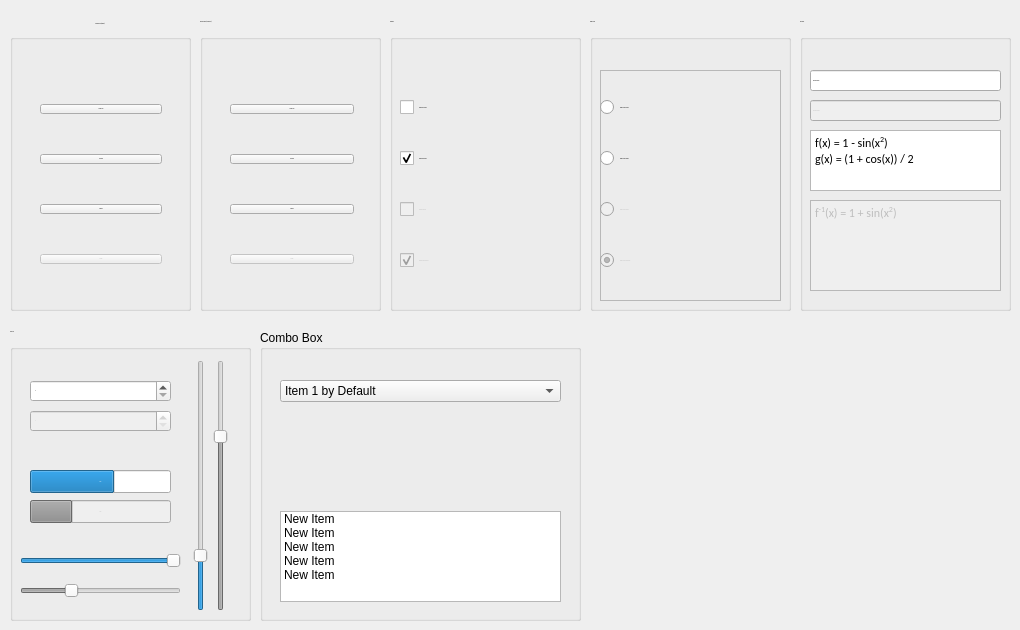
      <widget class="QWidget" name="tab_2">
       <attribute name="title">
        <string>Components_Green</string>
       </attribute>
       <widget class="QGroupBox" name="groupBox">
        <property name="geometry">
         <rect>
          <x>10</x>
          <y>20</y>
          <width>181</width>
          <height>291</height>
         </rect>
        </property>
        <property name="font">
         <font>
          <family>Calibri</family>
          <pointsize>-1</pointsize>
          <weight>50</weight>
          <italic>false</italic>
          <bold>false</bold>
         </font>
        </property>
        <property name="title">
         <string>Colored Button(Default)</string>
        </property>
        <property name="alignment">
         <set>Qt::AlignCenter</set>
        </property>
        <widget class="QWidget" name="verticalLayoutWidget">
         <property name="geometry">
          <rect>
           <x>30</x>
           <y>50</y>
           <width>122</width>
           <height>231</height>
          </rect>
         </property>
         <layout class="QVBoxLayout" name="verticalLayout">
          <item>
           <widget class="QPushButton" name="pushButton">
            <property name="font">
             <font>
              <family>Calibri</family>
              <pointsize>-1</pointsize>
              <weight>50</weight>
              <italic>false</italic>
              <bold>false</bold>
             </font>
            </property>
            <property name="text">
             <string>Push Button</string>
            </property>
           </widget>
          </item>
          <item>
           <widget class="QPushButton" name="pushButton_2">
            <property name="font">
             <font>
              <family>Calibri</family>
              <pointsize>-1</pointsize>
              <weight>50</weight>
              <italic>false</italic>
              <bold>false</bold>
             </font>
            </property>
            <property name="text">
             <string>Hovering</string>
            </property>
           </widget>
          </item>
          <item>
           <widget class="QPushButton" name="pushButton_3">
            <property name="font">
             <font>
              <family>Calibri</family>
              <pointsize>-1</pointsize>
              <weight>50</weight>
              <italic>false</italic>
              <bold>false</bold>
             </font>
            </property>
            <property name="text">
             <string>Selected</string>
            </property>
           </widget>
          </item>
          <item>
           <widget class="QPushButton" name="pushButton_4">
            <property name="enabled">
             <bool>false</bool>
            </property>
            <property name="font">
             <font>
              <family>Calibri</family>
              <pointsize>-1</pointsize>
              <weight>50</weight>
              <italic>false</italic>
              <bold>false</bold>
             </font>
            </property>
            <property name="text">
             <string>Disable</string>
            </property>
           </widget>
          </item>
         </layout>
        </widget>
       </widget>
       <widget class="QGroupBox" name="groupBox_2">
        <property name="geometry">
         <rect>
          <x>200</x>
          <y>20</y>
          <width>181</width>
          <height>291</height>
         </rect>
        </property>
        <property name="font">
         <font>
          <family>Calibri</family>
          <pointsize>-1</pointsize>
          <weight>50</weight>
          <italic>false</italic>
          <bold>false</bold>
         </font>
        </property>
        <property name="title">
         <string>Grayscale Button(Alternative)</string>
        </property>
        <widget class="QWidget" name="verticalLayoutWidget_2">
         <property name="geometry">
          <rect>
           <x>30</x>
           <y>50</y>
           <width>124</width>
           <height>231</height>
          </rect>
         </property>
         <layout class="QVBoxLayout" name="verticalLayout_2">
          <item>
           <widget class="QPushButton" name="pushButton_5">
            <property name="font">
             <font>
              <family>Calibri</family>
              <pointsize>-1</pointsize>
              <weight>50</weight>
              <italic>false</italic>
              <bold>false</bold>
             </font>
            </property>
            <property name="styleSheet">
             <string notr="true"/>
            </property>
            <property name="text">
             <string>Push Button</string>
            </property>
            <property name="Gray" stdset="0">
             <bool>true</bool>
            </property>
           </widget>
          </item>
          <item>
           <widget class="QPushButton" name="pushButton_6">
            <property name="font">
             <font>
              <family>Calibri</family>
              <pointsize>-1</pointsize>
              <weight>50</weight>
              <italic>false</italic>
              <bold>false</bold>
             </font>
            </property>
            <property name="text">
             <string>Hovering</string>
            </property>
            <property name="Gray" stdset="0">
             <bool>true</bool>
            </property>
           </widget>
          </item>
          <item>
           <widget class="QPushButton" name="pushButton_7">
            <property name="font">
             <font>
              <family>Calibri</family>
              <pointsize>-1</pointsize>
              <weight>50</weight>
              <italic>false</italic>
              <bold>false</bold>
             </font>
            </property>
            <property name="text">
             <string>Selected</string>
            </property>
            <property name="Gray" stdset="0">
             <bool>true</bool>
            </property>
           </widget>
          </item>
          <item>
           <widget class="QPushButton" name="pushButton_8">
            <property name="enabled">
             <bool>false</bool>
            </property>
            <property name="font">
             <font>
              <family>Calibri</family>
              <pointsize>-1</pointsize>
              <weight>50</weight>
              <italic>false</italic>
              <bold>false</bold>
             </font>
            </property>
            <property name="text">
             <string>Disable</string>
            </property>
            <property name="Gray" stdset="0">
             <bool>true</bool>
            </property>
           </widget>
          </item>
         </layout>
        </widget>
       </widget>
       <widget class="QGroupBox" name="groupBox_3">
        <property name="geometry">
         <rect>
          <x>390</x>
          <y>20</y>
          <width>191</width>
          <height>291</height>
         </rect>
        </property>
        <property name="font">
         <font>
          <family>Calibri</family>
          <pointsize>-1</pointsize>
          <weight>50</weight>
          <italic>false</italic>
          <bold>false</bold>
         </font>
        </property>
        <property name="title">
         <string>CheckBox</string>
        </property>
        <widget class="QWidget" name="verticalLayoutWidget_3">
         <property name="geometry">
          <rect>
           <x>10</x>
           <y>50</y>
           <width>177</width>
           <height>231</height>
          </rect>
         </property>
         <layout class="QVBoxLayout" name="verticalLayout_3">
          <item>
           <widget class="QCheckBox" name="checkBox">
            <property name="text">
             <string>Check Box uncheck</string>
            </property>
           </widget>
          </item>
          <item>
           <widget class="QCheckBox" name="checkBox_2">
            <property name="enabled">
             <bool>true</bool>
            </property>
            <property name="text">
             <string>Check Box checked</string>
            </property>
            <property name="checked">
             <bool>true</bool>
            </property>
           </widget>
          </item>
          <item>
           <widget class="QCheckBox" name="checkBox_3">
            <property name="enabled">
             <bool>false</bool>
            </property>
            <property name="text">
             <string>CheckBox Disable</string>
            </property>
            <property name="checked">
             <bool>false</bool>
            </property>
           </widget>
          </item>
          <item>
           <widget class="QCheckBox" name="checkBox_4">
            <property name="enabled">
             <bool>false</bool>
            </property>
            <property name="text">
             <string>CheckBox Disable Check</string>
            </property>
            <property name="checked">
             <bool>true</bool>
            </property>
           </widget>
          </item>
         </layout>
        </widget>
       </widget>
       <widget class="QGroupBox" name="groupBox_4">
        <property name="geometry">
         <rect>
          <x>590</x>
          <y>20</y>
          <width>201</width>
          <height>291</height>
         </rect>
        </property>
        <property name="font">
         <font>
          <family>Calibri</family>
          <pointsize>-1</pointsize>
          <weight>50</weight>
          <italic>false</italic>
          <bold>false</bold>
         </font>
        </property>
        <property name="title">
         <string>Radio Botton</string>
        </property>
        <widget class="QFrame" name="frame">
         <property name="geometry">
          <rect>
           <x>10</x>
           <y>50</y>
           <width>181</width>
           <height>231</height>
          </rect>
         </property>
         <property name="frameShape">
          <enum>QFrame::StyledPanel</enum>
         </property>
         <property name="frameShadow">
          <enum>QFrame::Raised</enum>
         </property>
         <widget class="QWidget" name="verticalLayoutWidget_4">
          <property name="geometry">
           <rect>
            <x>0</x>
            <y>0</y>
            <width>181</width>
            <height>231</height>
           </rect>
          </property>
          <layout class="QVBoxLayout" name="verticalLayout_4">
           <item>
            <widget class="QRadioButton" name="radioButton_3">
             <property name="text">
              <string>Radio Button uncheck</string>
             </property>
            </widget>
           </item>
           <item>
            <widget class="QRadioButton" name="radioButton_2">
             <property name="text">
              <string>Radio Button checked</string>
             </property>
             <property name="checked">
              <bool>false</bool>
             </property>
            </widget>
           </item>
           <item>
            <widget class="QRadioButton" name="radioButton">
             <property name="enabled">
              <bool>false</bool>
             </property>
             <property name="text">
              <string>Radio Button unabled</string>
             </property>
            </widget>
           </item>
           <item>
            <widget class="QRadioButton" name="radioButton_4">
             <property name="enabled">
              <bool>false</bool>
             </property>
             <property name="text">
              <string>Radio Button unablecheck</string>
             </property>
             <property name="checked">
              <bool>true</bool>
             </property>
            </widget>
           </item>
          </layout>
         </widget>
        </widget>
       </widget>
       <widget class="QGroupBox" name="groupBox_5">
        <property name="geometry">
         <rect>
          <x>800</x>
          <y>20</y>
          <width>211</width>
          <height>291</height>
         </rect>
        </property>
        <property name="font">
         <font>
          <family>Calibri</family>
          <pointsize>-1</pointsize>
          <weight>50</weight>
          <italic>false</italic>
          <bold>false</bold>
         </font>
        </property>
        <property name="title">
         <string>Text Editor</string>
        </property>
        <widget class="QLineEdit" name="lineEdit">
         <property name="geometry">
          <rect>
           <x>10</x>
           <y>50</y>
           <width>191</width>
           <height>21</height>
          </rect>
         </property>
         <property name="text">
          <string>Line Edit Enable</string>
         </property>
        </widget>
        <widget class="QTextEdit" name="textEdit">
         <property name="geometry">
          <rect>
           <x>10</x>
           <y>110</y>
           <width>191</width>
           <height>61</height>
          </rect>
         </property>
         <property name="html">
          <string>&lt;!DOCTYPE HTML PUBLIC &quot;-//W3C//DTD HTML 4.0//EN&quot; &quot;http://www.w3.org/TR/REC-html40/strict.dtd&quot;&gt;
&lt;html&gt;&lt;head&gt;&lt;meta name=&quot;qrichtext&quot; content=&quot;1&quot; /&gt;&lt;style type=&quot;text/css&quot;&gt;
p, li { white-space: pre-wrap; }
&lt;/style&gt;&lt;/head&gt;&lt;body style=&quot; font-family:'Calibri'; font-size:12px; font-weight:400; font-style:normal;&quot;&gt;
&lt;p style=&quot; margin-top:0px; margin-bottom:0px; margin-left:0px; margin-right:0px; -qt-block-indent:0; text-indent:0px;&quot;&gt;&lt;span style=&quot; font-size:12px;&quot;&gt;f(x) = 1 - sin(x&lt;/span&gt;&lt;span style=&quot; font-size:12px; vertical-align:super;&quot;&gt;2&lt;/span&gt;&lt;span style=&quot; font-size:12px;&quot;&gt;)&lt;/span&gt;&lt;/p&gt;
&lt;p style=&quot; margin-top:0px; margin-bottom:0px; margin-left:0px; margin-right:0px; -qt-block-indent:0; text-indent:0px;&quot;&gt;&lt;span style=&quot; font-size:12px;&quot;&gt;g(x) = (1 + cos(x)) / 2&lt;/span&gt;&lt;/p&gt;&lt;/body&gt;&lt;/html&gt;</string>
         </property>
        </widget>
        <widget class="QLineEdit" name="lineEdit_2">
         <property name="enabled">
          <bool>false</bool>
         </property>
         <property name="geometry">
          <rect>
           <x>10</x>
           <y>80</y>
           <width>191</width>
           <height>21</height>
          </rect>
         </property>
         <property name="text">
          <string>Line Edit Disable</string>
         </property>
        </widget>
        <widget class="QTextEdit" name="textEdit_2">
         <property name="enabled">
          <bool>false</bool>
         </property>
         <property name="geometry">
          <rect>
           <x>10</x>
           <y>180</y>
           <width>191</width>
           <height>91</height>
          </rect>
         </property>
         <property name="html">
          <string>&lt;!DOCTYPE HTML PUBLIC &quot;-//W3C//DTD HTML 4.0//EN&quot; &quot;http://www.w3.org/TR/REC-html40/strict.dtd&quot;&gt;
&lt;html&gt;&lt;head&gt;&lt;meta name=&quot;qrichtext&quot; content=&quot;1&quot; /&gt;&lt;style type=&quot;text/css&quot;&gt;
p, li { white-space: pre-wrap; }
&lt;/style&gt;&lt;/head&gt;&lt;body style=&quot; font-family:'Calibri'; font-size:12px; font-weight:400; font-style:normal;&quot;&gt;
&lt;p style=&quot; margin-top:0px; margin-bottom:0px; margin-left:0px; margin-right:0px; -qt-block-indent:0; text-indent:0px;&quot;&gt;&lt;span style=&quot; font-size:12px;&quot;&gt;f&lt;/span&gt;&lt;span style=&quot; font-size:12px; vertical-align:super;&quot;&gt;-1&lt;/span&gt;&lt;span style=&quot; font-size:12px;&quot;&gt;(x) = 1 + sin(x&lt;/span&gt;&lt;span style=&quot; font-size:12px; vertical-align:super;&quot;&gt;2&lt;/span&gt;&lt;span style=&quot; font-size:12px;&quot;&gt;)&lt;/span&gt;&lt;/p&gt;&lt;/body&gt;&lt;/html&gt;</string>
         </property>
        </widget>
       </widget>
       <widget class="QGroupBox" name="groupBox_6">
        <property name="geometry">
         <rect>
          <x>10</x>
          <y>330</y>
          <width>241</width>
          <height>291</height>
         </rect>
        </property>
        <property name="font">
         <font>
          <family>Calibri</family>
          <pointsize>-1</pointsize>
          <weight>50</weight>
          <italic>false</italic>
          <bold>false</bold>
         </font>
        </property>
        <property name="title">
         <string>Adjusting</string>
        </property>
        <widget class="QSpinBox" name="spinBox">
         <property name="geometry">
          <rect>
           <x>20</x>
           <y>50</y>
           <width>141</width>
           <height>22</height>
          </rect>
         </property>
        </widget>
        <widget class="QSpinBox" name="spinBox_2">
         <property name="enabled">
          <bool>false</bool>
         </property>
         <property name="geometry">
          <rect>
           <x>20</x>
           <y>80</y>
           <width>141</width>
           <height>22</height>
          </rect>
         </property>
        </widget>
        <widget class="QProgressBar" name="progressBar">
         <property name="enabled">
          <bool>true</bool>
         </property>
         <property name="geometry">
          <rect>
           <x>20</x>
           <y>140</y>
           <width>141</width>
           <height>23</height>
          </rect>
         </property>
         <property name="value">
          <number>60</number>
         </property>
        </widget>
        <widget class="QProgressBar" name="progressBar_2">
         <property name="enabled">
          <bool>false</bool>
         </property>
         <property name="geometry">
          <rect>
           <x>20</x>
           <y>170</y>
           <width>141</width>
           <height>23</height>
          </rect>
         </property>
         <property name="value">
          <number>30</number>
         </property>
        </widget>
        <widget class="QSlider" name="horizontalSlider">
         <property name="geometry">
          <rect>
           <x>10</x>
           <y>220</y>
           <width>161</width>
           <height>22</height>
          </rect>
         </property>
         <property name="maximum">
          <number>100</number>
         </property>
         <property name="value">
          <number>100</number>
         </property>
         <property name="orientation">
          <enum>Qt::Horizontal</enum>
         </property>
        </widget>
        <widget class="QSlider" name="horizontalSlider_2">
         <property name="enabled">
          <bool>false</bool>
         </property>
         <property name="geometry">
          <rect>
           <x>10</x>
           <y>250</y>
           <width>161</width>
           <height>22</height>
          </rect>
         </property>
         <property name="value">
          <number>30</number>
         </property>
         <property name="orientation">
          <enum>Qt::Horizontal</enum>
         </property>
        </widget>
        <widget class="QSlider" name="verticalSlider">
         <property name="geometry">
          <rect>
           <x>180</x>
           <y>30</y>
           <width>22</width>
           <height>251</height>
          </rect>
         </property>
         <property name="value">
          <number>20</number>
         </property>
         <property name="orientation">
          <enum>Qt::Vertical</enum>
         </property>
        </widget>
        <widget class="QSlider" name="verticalSlider_2">
         <property name="enabled">
          <bool>false</bool>
         </property>
         <property name="geometry">
          <rect>
           <x>200</x>
           <y>30</y>
           <width>22</width>
           <height>251</height>
          </rect>
         </property>
         <property name="value">
          <number>70</number>
         </property>
         <property name="orientation">
          <enum>Qt::Vertical</enum>
         </property>
        </widget>
       </widget>
       <widget class="QGroupBox" name="groupBox_7">
        <property name="geometry">
         <rect>
          <x>260</x>
          <y>330</y>
          <width>321</width>
          <height>291</height>
         </rect>
        </property>
        <property name="title">
         <string>Combo Box</string>
        </property>
        <widget class="QComboBox" name="comboBox">
         <property name="geometry">
          <rect>
           <x>20</x>
           <y>50</y>
           <width>281</width>
           <height>22</height>
          </rect>
         </property>
         <item>
          <property name="text">
           <string>Item 1 by Default</string>
          </property>
         </item>
         <item>
          <property name="text">
           <string>New Item</string>
          </property>
         </item>
         <item>
          <property name="text">
           <string>New Item</string>
          </property>
         </item>
         <item>
          <property name="text">
           <string>New Item</string>
          </property>
         </item>
        </widget>
        <widget class="QListWidget" name="listWidget">
         <property name="geometry">
          <rect>
           <x>20</x>
           <y>181</y>
           <width>281</width>
           <height>91</height>
          </rect>
         </property>
         <item>
          <property name="text">
           <string>New Item</string>
          </property>
         </item>
         <item>
          <property name="text">
           <string>New Item</string>
          </property>
         </item>
         <item>
          <property name="text">
           <string>New Item</string>
          </property>
         </item>
         <item>
          <property name="text">
           <string>New Item</string>
          </property>
         </item>
         <item>
          <property name="text">
           <string>New Item</string>
          </property>
         </item>
        </widget>
       </widget>
      </widget>
